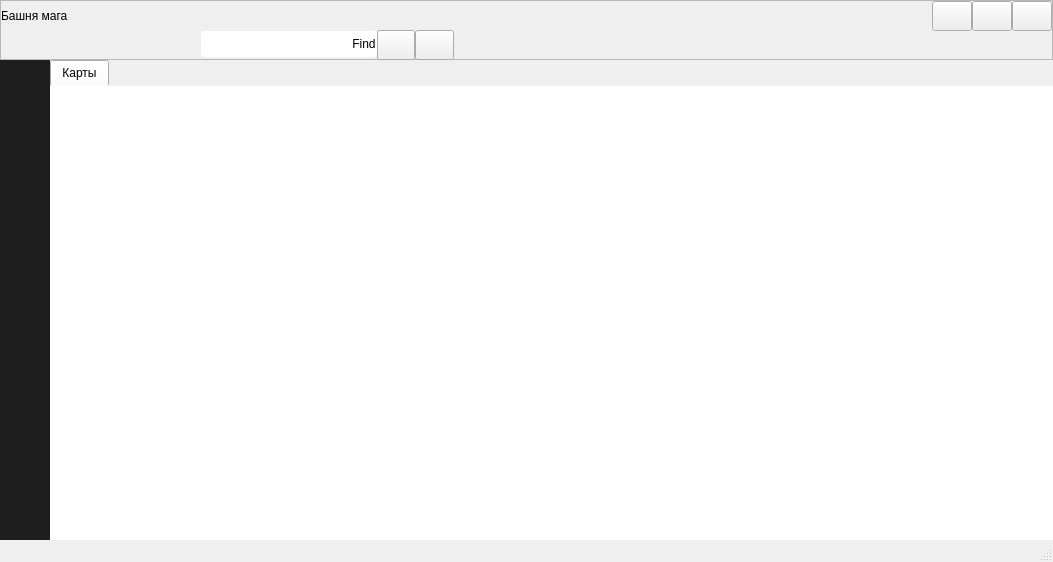
<?xml version="1.0" encoding="UTF-8"?>
<ui version="4.0">
 <class>MainWindow</class>
 <widget class="QMainWindow" name="MainWindow">
  <property name="geometry">
   <rect>
    <x>0</x>
    <y>0</y>
    <width>1053</width>
    <height>562</height>
   </rect>
  </property>
  <property name="minimumSize">
   <size>
    <width>480</width>
    <height>270</height>
   </size>
  </property>
  <property name="baseSize">
   <size>
    <width>0</width>
    <height>0</height>
   </size>
  </property>
  <property name="windowTitle">
   <string>MainWindow</string>
  </property>
  <property name="styleSheet">
   <string notr="true"/>
  </property>
  <widget class="QWidget" name="centralwidget">
   <property name="autoFillBackground">
    <bool>true</bool>
   </property>
   <layout class="QHBoxLayout" name="horizontalLayout_4">
    <property name="spacing">
     <number>0</number>
    </property>
    <property name="leftMargin">
     <number>0</number>
    </property>
    <property name="topMargin">
     <number>0</number>
    </property>
    <property name="rightMargin">
     <number>0</number>
    </property>
    <property name="bottomMargin">
     <number>0</number>
    </property>
    <item>
     <layout class="QVBoxLayout" name="verticalLayout">
      <item>
       <widget class="QFrame" name="frame">
        <property name="minimumSize">
         <size>
          <width>0</width>
          <height>60</height>
         </size>
        </property>
        <property name="maximumSize">
         <size>
          <width>16777215</width>
          <height>60</height>
         </size>
        </property>
        <property name="styleSheet">
         <string notr="true"/>
        </property>
        <property name="frameShape">
         <enum>QFrame::StyledPanel</enum>
        </property>
        <property name="frameShadow">
         <enum>QFrame::Raised</enum>
        </property>
        <layout class="QVBoxLayout" name="verticalLayout_2">
         <property name="spacing">
          <number>0</number>
         </property>
         <property name="leftMargin">
          <number>0</number>
         </property>
         <property name="topMargin">
          <number>0</number>
         </property>
         <property name="rightMargin">
          <number>0</number>
         </property>
         <property name="bottomMargin">
          <number>0</number>
         </property>
         <item>
          <layout class="QHBoxLayout" name="horizontalLayout_6">
           <property name="spacing">
            <number>0</number>
           </property>
           <item>
            <widget class="QLabel" name="NameProg">
             <property name="text">
              <string>Башня мага</string>
             </property>
             <property name="alignment">
              <set>Qt::AlignLeading|Qt::AlignLeft|Qt::AlignVCenter</set>
             </property>
            </widget>
           </item>
           <item>
            <spacer name="horizontalSpacer_3">
             <property name="orientation">
              <enum>Qt::Horizontal</enum>
             </property>
             <property name="sizeHint" stdset="0">
              <size>
               <width>40</width>
               <height>20</height>
              </size>
             </property>
            </spacer>
           </item>
           <item>
            <widget class="QPushButton" name="MinimizedButton">
             <property name="minimumSize">
              <size>
               <width>30</width>
               <height>30</height>
              </size>
             </property>
             <property name="styleSheet">
              <string notr="true"/>
             </property>
             <property name="text">
              <string/>
             </property>
             <property name="icon">
              <iconset>
               <normaloff>:/images/Resources/Images/Minimize.png</normaloff>:/images/Resources/Images/Minimize.png</iconset>
             </property>
             <property name="iconSize">
              <size>
               <width>16</width>
               <height>16</height>
              </size>
             </property>
            </widget>
           </item>
           <item>
            <widget class="QPushButton" name="Maximized_NormalButton">
             <property name="sizePolicy">
              <sizepolicy hsizetype="Minimum" vsizetype="Fixed">
               <horstretch>0</horstretch>
               <verstretch>0</verstretch>
              </sizepolicy>
             </property>
             <property name="minimumSize">
              <size>
               <width>30</width>
               <height>30</height>
              </size>
             </property>
             <property name="styleSheet">
              <string notr="true"/>
             </property>
             <property name="text">
              <string/>
             </property>
             <property name="icon">
              <iconset>
               <normaloff>:/images/Resources/Images/Maximize.png</normaloff>:/images/Resources/Images/Maximize.png</iconset>
             </property>
             <property name="iconSize">
              <size>
               <width>16</width>
               <height>16</height>
              </size>
             </property>
            </widget>
           </item>
           <item>
            <widget class="QPushButton" name="CloseButton">
             <property name="sizePolicy">
              <sizepolicy hsizetype="Fixed" vsizetype="Fixed">
               <horstretch>0</horstretch>
               <verstretch>0</verstretch>
              </sizepolicy>
             </property>
             <property name="minimumSize">
              <size>
               <width>30</width>
               <height>30</height>
              </size>
             </property>
             <property name="styleSheet">
              <string notr="true"/>
             </property>
             <property name="text">
              <string/>
             </property>
             <property name="icon">
              <iconset>
               <normaloff>:/images/Resources/Images/Close.png</normaloff>:/images/Resources/Images/Close.png</iconset>
             </property>
             <property name="iconSize">
              <size>
               <width>16</width>
               <height>16</height>
              </size>
             </property>
            </widget>
           </item>
          </layout>
         </item>
         <item>
          <layout class="QHBoxLayout" name="horizontalLayout_5">
           <property name="spacing">
            <number>0</number>
           </property>
           <item>
            <spacer name="horizontalSpacer_2">
             <property name="orientation">
              <enum>Qt::Horizontal</enum>
             </property>
             <property name="sizeType">
              <enum>QSizePolicy::Minimum</enum>
             </property>
             <property name="sizeHint" stdset="0">
              <size>
               <width>200</width>
               <height>20</height>
              </size>
             </property>
            </spacer>
           </item>
           <item>
            <widget class="QLineEdit" name="lineEdit">
             <property name="sizePolicy">
              <sizepolicy hsizetype="MinimumExpanding" vsizetype="Fixed">
               <horstretch>0</horstretch>
               <verstretch>0</verstretch>
              </sizepolicy>
             </property>
             <property name="minimumSize">
              <size>
               <width>150</width>
               <height>26</height>
              </size>
             </property>
             <property name="baseSize">
              <size>
               <width>300</width>
               <height>26</height>
              </size>
             </property>
             <property name="styleSheet">
              <string notr="true">border-top-left-radius: 3px;
border-bottom-left-radius: 3px;
border-width: thick;
border-style: solid;
border-color: black;</string>
             </property>
             <property name="frame">
              <bool>false</bool>
             </property>
            </widget>
           </item>
           <item>
            <widget class="QPushButton" name="FindButton">
             <property name="sizePolicy">
              <sizepolicy hsizetype="Fixed" vsizetype="Fixed">
               <horstretch>0</horstretch>
               <verstretch>0</verstretch>
              </sizepolicy>
             </property>
             <property name="minimumSize">
              <size>
               <width>26</width>
               <height>26</height>
              </size>
             </property>
             <property name="styleSheet">
              <string notr="true">border-top-right-radius: 3px;
border-bottom-right-radius: 3px;
background-color: white;</string>
             </property>
             <property name="text">
              <string>Find</string>
             </property>
            </widget>
           </item>
           <item>
            <widget class="QPushButton" name="AddButton">
             <property name="minimumSize">
              <size>
               <width>30</width>
               <height>30</height>
              </size>
             </property>
             <property name="text">
              <string/>
             </property>
            </widget>
           </item>
           <item>
            <widget class="QPushButton" name="DelButton">
             <property name="minimumSize">
              <size>
               <width>30</width>
               <height>30</height>
              </size>
             </property>
             <property name="text">
              <string/>
             </property>
            </widget>
           </item>
           <item>
            <spacer name="horizontalSpacer">
             <property name="orientation">
              <enum>Qt::Horizontal</enum>
             </property>
             <property name="sizeType">
              <enum>QSizePolicy::Maximum</enum>
             </property>
             <property name="sizeHint" stdset="0">
              <size>
               <width>600</width>
               <height>30</height>
              </size>
             </property>
            </spacer>
           </item>
          </layout>
         </item>
        </layout>
       </widget>
      </item>
      <item>
       <layout class="QHBoxLayout" name="horizontalLayout_3">
        <property name="spacing">
         <number>0</number>
        </property>
        <item>
         <widget class="QFrame" name="SidebarFrame">
          <property name="enabled">
           <bool>true</bool>
          </property>
          <property name="minimumSize">
           <size>
            <width>0</width>
            <height>0</height>
           </size>
          </property>
          <property name="maximumSize">
           <size>
            <width>400</width>
            <height>3820</height>
           </size>
          </property>
          <property name="styleSheet">
           <string notr="true">background-color: rgb(30, 30, 30);
border: none;
</string>
          </property>
          <property name="frameShape">
           <enum>QFrame::StyledPanel</enum>
          </property>
          <property name="frameShadow">
           <enum>QFrame::Raised</enum>
          </property>
          <layout class="QHBoxLayout" name="horizontalLayout">
           <item>
            <layout class="QVBoxLayout" name="LeftVerticalLayout">
             <property name="spacing">
              <number>0</number>
             </property>
             <item>
              <widget class="QPushButton" name="UsersButton">
               <property name="minimumSize">
                <size>
                 <width>0</width>
                 <height>40</height>
                </size>
               </property>
               <property name="text">
                <string/>
               </property>
              </widget>
             </item>
             <item>
              <widget class="QPushButton" name="EventsButton">
               <property name="minimumSize">
                <size>
                 <width>0</width>
                 <height>0</height>
                </size>
               </property>
               <property name="text">
                <string/>
               </property>
              </widget>
             </item>
             <item>
              <spacer name="verticalSpacer">
               <property name="orientation">
                <enum>Qt::Vertical</enum>
               </property>
               <property name="sizeType">
                <enum>QSizePolicy::Expanding</enum>
               </property>
               <property name="sizeHint" stdset="0">
                <size>
                 <width>20</width>
                 <height>250</height>
                </size>
               </property>
              </spacer>
             </item>
            </layout>
           </item>
          </layout>
         </widget>
        </item>
        <item>
         <layout class="QHBoxLayout" name="horizontalLayout_2">
          <property name="spacing">
           <number>0</number>
          </property>
          <item>
           <widget class="QTabWidget" name="tabWidget">
            <property name="styleSheet">
             <string notr="true">border: none;</string>
            </property>
            <property name="currentIndex">
             <number>0</number>
            </property>
            <widget class="QWidget" name="tab">
             <attribute name="title">
              <string>Карты</string>
             </attribute>
             <layout class="QHBoxLayout" name="horizontalLayout_7">
              <property name="leftMargin">
               <number>0</number>
              </property>
              <property name="topMargin">
               <number>0</number>
              </property>
              <property name="rightMargin">
               <number>0</number>
              </property>
              <property name="bottomMargin">
               <number>0</number>
              </property>
              <item>
               <widget class="QTableView" name="tableView">
                <property name="sizePolicy">
                 <sizepolicy hsizetype="Preferred" vsizetype="Preferred">
                  <horstretch>0</horstretch>
                  <verstretch>0</verstretch>
                 </sizepolicy>
                </property>
                <property name="styleSheet">
                 <string notr="true"/>
                </property>
                <property name="sizeAdjustPolicy">
                 <enum>QAbstractScrollArea::AdjustToContentsOnFirstShow</enum>
                </property>
                <property name="alternatingRowColors">
                 <bool>true</bool>
                </property>
               </widget>
              </item>
             </layout>
            </widget>
           </widget>
          </item>
         </layout>
        </item>
       </layout>
      </item>
     </layout>
    </item>
   </layout>
  </widget>
  <widget class="QStatusBar" name="statusbar"/>
 </widget>
 <resources/>
 <connections/>
</ui>
